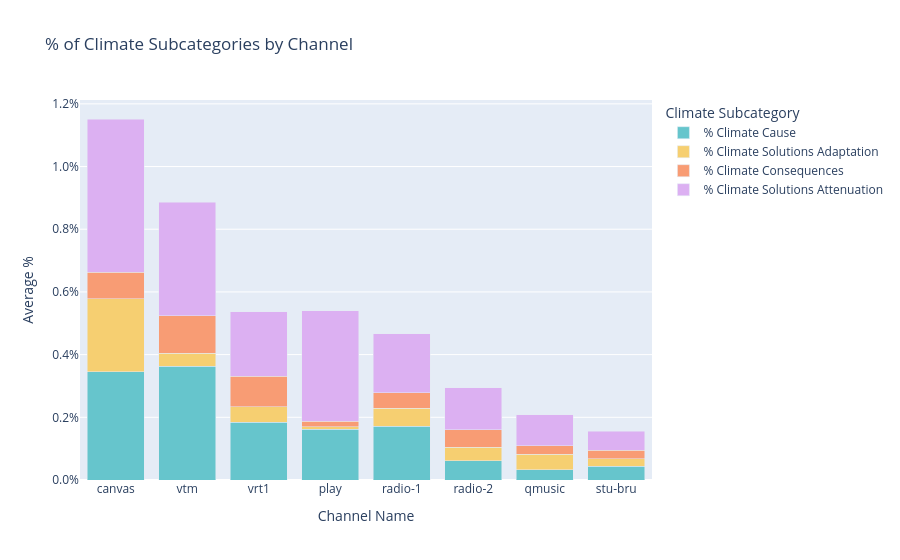

Here is the notebook cell this chart was saved with:
### Code cell
merged_averages_climate = merged_averages_climate.rename(columns={
    '% Climat Cause': '% Climate Cause',
    '% Climat Solutions Adaptation': '% Climate Solutions Adaptation',
    '% Climat Consequences': '% Climate Consequences',
    '% Climat Solutions Attenuation': '% Climate Solutions Attenuation'
})

merged_averages_climate = merged_averages_climate.sort_values('% Climat', ascending=False)

fig = px.bar(
    merged_averages_climate,
    x='Channel Name',
    y=['% Climate Cause', '% Climate Solutions Adaptation', '% Climate Consequences', '% Climate Solutions Attenuation'],
    title='% of Climate Subcategories by Channel',
    labels={'value': 'Average %', 'variable': 'Subcategory'},
    barmode='stack',
    color_discrete_sequence=px.colors.qualitative.Pastel  
)

fig.update_layout(
    yaxis_title='Average %',
    yaxis_tickformat='.1%',
    legend_title_text='Climate Subcategory'
)

fig.show()
fig.write_html("Charts/Climate_Coverage_per_Channel.html", full_html=True, include_plotlyjs='cdn')

### Figure 1 — Plotly figure (JSON) as saved in the notebook; plotly's stock layout.template omitted (floating-point values rounded to 4 significant figures)
{"data": [{"hovertemplate": "Subcategory=% Climate Cause<br>Channel Name=%{x}<br>Average %=%{y}<extra></extra>", "legendgroup": "% Climate Cause", "marker": {"color": "rgb(102, 197, 204)", "pattern": {"shape": ""}}, "name": "% Climate Cause", "orientation": "v", "showlegend": true, "textposition": "auto", "type": "bar", "x": ["canvas", "vtm", "vrt1", "play", "radio-1", "radio-2", "qmusic", "stu-bru"], "xaxis": "x", "y": [0.003458, 0.003633, 0.00185, 0.001617, 0.001707, 0.0006143, 0.0003286, 0.0004357], "yaxis": "y"}, {"hovertemplate": "Subcategory=% Climate Solutions Adaptation<br>Channel Name=%{x}<br>Average %=%{y}<extra></extra>", "legendgroup": "% Climate Solutions Adaptation", "marker": {"color": "rgb(246, 207, 113)", "pattern": {"shape": ""}}, "name": "% Climate Solutions Adaptation", "orientation": "v", "showlegend": true, "textposition": "auto", "type": "bar", "x": ["canvas", "vtm", "vrt1", "play", "radio-1", "radio-2", "qmusic", "stu-bru"], "xaxis": "x", "y": [0.002317, 0.0004083, 0.0004917, 8.333e-05, 0.0005786, 0.0004286, 0.0004857, 0.0002357], "yaxis": "y"}, {"hovertemplate": "Subcategory=% Climate Consequences<br>Channel Name=%{x}<br>Average %=%{y}<extra></extra>", "legendgroup": "% Climate Consequences", "marker": {"color": "rgb(248, 156, 116)", "pattern": {"shape": ""}}, "name": "% Climate Consequences", "orientation": "v", "showlegend": true, "textposition": "auto", "type": "bar", "x": ["canvas", "vtm", "vrt1", "play", "radio-1", "radio-2", "qmusic", "stu-bru"], "xaxis": "x", "y": [0.00085, 0.001192, 0.000975, 0.0001667, 0.0005, 0.0005571, 0.0002786, 0.0002714], "yaxis": "y"}, {"hovertemplate": "Subcategory=% Climate Solutions Attenuation<br>Channel Name=%{x}<br>Average %=%{y}<extra></extra>", "legendgroup": "% Climate Solutions Attenuation", "marker": {"color": "rgb(220, 176, 242)", "pattern": {"shape": ""}}, "name": "% Climate Solutions Attenuation", "orientation": "v", "showlegend": true, "textposition": "auto", "type": "bar", "x": ["canvas", "vtm", "vrt1", "play", "radio-1", "radio-2", "qmusic", "stu-bru"], "xaxis": "x", "y": [0.004892, 0.003633, 0.002058, 0.003525, 0.001886, 0.001336, 0.0009857, 0.0006071], "yaxis": "y"}], "layout": {"barmode": "stack", "legend": {"title": {"text": "Climate Subcategory"}, "tracegroupgap": 0}, "title": {"text": "% of Climate Subcategories by Channel"}, "xaxis": {"anchor": "y", "domain": [0, 1], "title": {"text": "Channel Name"}}, "yaxis": {"anchor": "x", "domain": [0, 1], "tickformat": ".1%", "title": {"text": "Average %"}}}}
